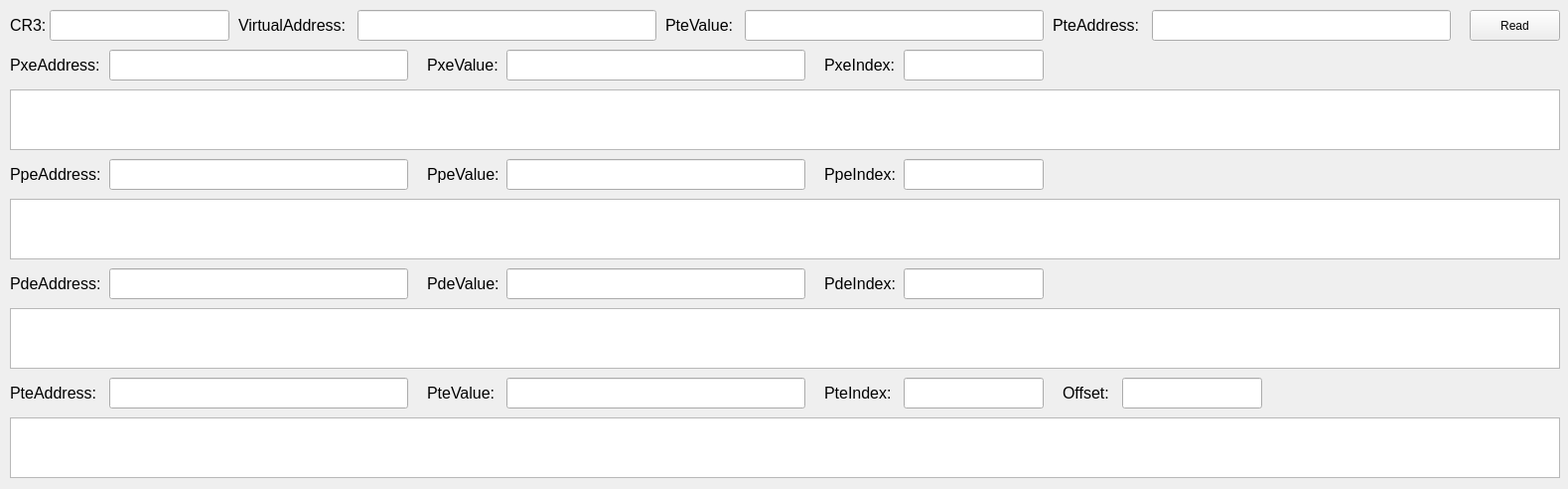
<?xml version="1.0" encoding="UTF-8"?>
<ui version="4.0">
 <class>Form_PageTable</class>
 <widget class="QWidget" name="Form_PageTable">
  <property name="geometry">
   <rect>
    <x>0</x>
    <y>0</y>
    <width>1579</width>
    <height>492</height>
   </rect>
  </property>
  <property name="contextMenuPolicy">
   <enum>Qt::ActionsContextMenu</enum>
  </property>
  <property name="windowTitle">
   <string>PageTable</string>
  </property>
  <widget class="QLabel" name="label">
   <property name="geometry">
    <rect>
     <x>240</x>
     <y>10</y>
     <width>111</width>
     <height>31</height>
    </rect>
   </property>
   <property name="font">
    <font>
     <pointsize>12</pointsize>
    </font>
   </property>
   <property name="text">
    <string>VirtualAddress:</string>
   </property>
  </widget>
  <widget class="QLineEdit" name="lineEdit">
   <property name="geometry">
    <rect>
     <x>360</x>
     <y>10</y>
     <width>301</width>
     <height>31</height>
    </rect>
   </property>
   <property name="font">
    <font>
     <pointsize>13</pointsize>
    </font>
   </property>
  </widget>
  <widget class="QLineEdit" name="lineEdit_2">
   <property name="geometry">
    <rect>
     <x>750</x>
     <y>10</y>
     <width>301</width>
     <height>31</height>
    </rect>
   </property>
   <property name="font">
    <font>
     <pointsize>13</pointsize>
    </font>
   </property>
  </widget>
  <widget class="QLabel" name="label_2">
   <property name="geometry">
    <rect>
     <x>670</x>
     <y>10</y>
     <width>71</width>
     <height>31</height>
    </rect>
   </property>
   <property name="font">
    <font>
     <pointsize>12</pointsize>
    </font>
   </property>
   <property name="text">
    <string>PteValue:</string>
   </property>
  </widget>
  <widget class="QLineEdit" name="lineEdit_3">
   <property name="geometry">
    <rect>
     <x>1160</x>
     <y>10</y>
     <width>301</width>
     <height>31</height>
    </rect>
   </property>
   <property name="font">
    <font>
     <pointsize>13</pointsize>
    </font>
   </property>
  </widget>
  <widget class="QLabel" name="label_3">
   <property name="geometry">
    <rect>
     <x>1060</x>
     <y>10</y>
     <width>101</width>
     <height>31</height>
    </rect>
   </property>
   <property name="font">
    <font>
     <pointsize>12</pointsize>
    </font>
   </property>
   <property name="text">
    <string>PteAddress:</string>
   </property>
  </widget>
  <widget class="QLabel" name="label_CR3">
   <property name="geometry">
    <rect>
     <x>10</x>
     <y>10</y>
     <width>61</width>
     <height>31</height>
    </rect>
   </property>
   <property name="font">
    <font>
     <pointsize>12</pointsize>
    </font>
   </property>
   <property name="contextMenuPolicy">
    <enum>Qt::ActionsContextMenu</enum>
   </property>
   <property name="text">
    <string>CR3:</string>
   </property>
  </widget>
  <widget class="QTableView" name="tableView_PXE">
   <property name="geometry">
    <rect>
     <x>10</x>
     <y>90</y>
     <width>1561</width>
     <height>61</height>
    </rect>
   </property>
  </widget>
  <widget class="QLineEdit" name="lineEdit_4">
   <property name="geometry">
    <rect>
     <x>50</x>
     <y>10</y>
     <width>181</width>
     <height>31</height>
    </rect>
   </property>
   <property name="font">
    <font>
     <pointsize>13</pointsize>
    </font>
   </property>
  </widget>
  <widget class="QTableView" name="tableView_PPE">
   <property name="geometry">
    <rect>
     <x>10</x>
     <y>200</y>
     <width>1561</width>
     <height>61</height>
    </rect>
   </property>
  </widget>
  <widget class="QTableView" name="tableView_PDE">
   <property name="geometry">
    <rect>
     <x>10</x>
     <y>310</y>
     <width>1561</width>
     <height>61</height>
    </rect>
   </property>
  </widget>
  <widget class="QTableView" name="tableView_PTE">
   <property name="geometry">
    <rect>
     <x>10</x>
     <y>420</y>
     <width>1561</width>
     <height>61</height>
    </rect>
   </property>
  </widget>
  <widget class="QPushButton" name="pushButton">
   <property name="geometry">
    <rect>
     <x>1480</x>
     <y>10</y>
     <width>91</width>
     <height>31</height>
    </rect>
   </property>
   <property name="text">
    <string>Read</string>
   </property>
  </widget>
  <widget class="QLabel" name="label_4">
   <property name="geometry">
    <rect>
     <x>10</x>
     <y>50</y>
     <width>101</width>
     <height>31</height>
    </rect>
   </property>
   <property name="font">
    <font>
     <pointsize>12</pointsize>
    </font>
   </property>
   <property name="text">
    <string>PxeAddress:</string>
   </property>
  </widget>
  <widget class="QLineEdit" name="lineEdit_pxe">
   <property name="geometry">
    <rect>
     <x>110</x>
     <y>50</y>
     <width>301</width>
     <height>31</height>
    </rect>
   </property>
   <property name="font">
    <font>
     <pointsize>13</pointsize>
    </font>
   </property>
  </widget>
  <widget class="QLineEdit" name="lineEdit_ppe">
   <property name="geometry">
    <rect>
     <x>110</x>
     <y>160</y>
     <width>301</width>
     <height>31</height>
    </rect>
   </property>
   <property name="font">
    <font>
     <pointsize>13</pointsize>
    </font>
   </property>
  </widget>
  <widget class="QLabel" name="label_5">
   <property name="geometry">
    <rect>
     <x>10</x>
     <y>160</y>
     <width>101</width>
     <height>31</height>
    </rect>
   </property>
   <property name="font">
    <font>
     <pointsize>12</pointsize>
    </font>
   </property>
   <property name="text">
    <string>PpeAddress:</string>
   </property>
  </widget>
  <widget class="QLineEdit" name="lineEdit_pde">
   <property name="geometry">
    <rect>
     <x>110</x>
     <y>270</y>
     <width>301</width>
     <height>31</height>
    </rect>
   </property>
   <property name="font">
    <font>
     <pointsize>13</pointsize>
    </font>
   </property>
  </widget>
  <widget class="QLabel" name="label_6">
   <property name="geometry">
    <rect>
     <x>10</x>
     <y>270</y>
     <width>101</width>
     <height>31</height>
    </rect>
   </property>
   <property name="font">
    <font>
     <pointsize>12</pointsize>
    </font>
   </property>
   <property name="text">
    <string>PdeAddress:</string>
   </property>
  </widget>
  <widget class="QLineEdit" name="lineEdit_pte">
   <property name="geometry">
    <rect>
     <x>110</x>
     <y>380</y>
     <width>301</width>
     <height>31</height>
    </rect>
   </property>
   <property name="font">
    <font>
     <pointsize>13</pointsize>
    </font>
   </property>
  </widget>
  <widget class="QLabel" name="label_7">
   <property name="geometry">
    <rect>
     <x>10</x>
     <y>380</y>
     <width>101</width>
     <height>31</height>
    </rect>
   </property>
   <property name="font">
    <font>
     <pointsize>12</pointsize>
    </font>
   </property>
   <property name="text">
    <string>PteAddress:</string>
   </property>
  </widget>
  <widget class="QLineEdit" name="lineEdit_ppe_2">
   <property name="geometry">
    <rect>
     <x>510</x>
     <y>160</y>
     <width>301</width>
     <height>31</height>
    </rect>
   </property>
   <property name="font">
    <font>
     <pointsize>13</pointsize>
    </font>
   </property>
  </widget>
  <widget class="QLineEdit" name="lineEdit_pxe_2">
   <property name="geometry">
    <rect>
     <x>510</x>
     <y>50</y>
     <width>301</width>
     <height>31</height>
    </rect>
   </property>
   <property name="font">
    <font>
     <pointsize>13</pointsize>
    </font>
   </property>
  </widget>
  <widget class="QLabel" name="label_8">
   <property name="geometry">
    <rect>
     <x>430</x>
     <y>380</y>
     <width>101</width>
     <height>31</height>
    </rect>
   </property>
   <property name="font">
    <font>
     <pointsize>12</pointsize>
    </font>
   </property>
   <property name="text">
    <string>PteValue:</string>
   </property>
  </widget>
  <widget class="QLineEdit" name="lineEdit_pte_2">
   <property name="geometry">
    <rect>
     <x>510</x>
     <y>380</y>
     <width>301</width>
     <height>31</height>
    </rect>
   </property>
   <property name="font">
    <font>
     <pointsize>13</pointsize>
    </font>
   </property>
  </widget>
  <widget class="QLabel" name="label_9">
   <property name="geometry">
    <rect>
     <x>430</x>
     <y>160</y>
     <width>101</width>
     <height>31</height>
    </rect>
   </property>
   <property name="font">
    <font>
     <pointsize>12</pointsize>
    </font>
   </property>
   <property name="text">
    <string>PpeValue:</string>
   </property>
  </widget>
  <widget class="QLabel" name="label_10">
   <property name="geometry">
    <rect>
     <x>430</x>
     <y>50</y>
     <width>101</width>
     <height>31</height>
    </rect>
   </property>
   <property name="font">
    <font>
     <pointsize>12</pointsize>
    </font>
   </property>
   <property name="text">
    <string>PxeValue:</string>
   </property>
  </widget>
  <widget class="QLineEdit" name="lineEdit_pde_2">
   <property name="geometry">
    <rect>
     <x>510</x>
     <y>270</y>
     <width>301</width>
     <height>31</height>
    </rect>
   </property>
   <property name="font">
    <font>
     <pointsize>13</pointsize>
    </font>
   </property>
  </widget>
  <widget class="QLabel" name="label_11">
   <property name="geometry">
    <rect>
     <x>430</x>
     <y>270</y>
     <width>101</width>
     <height>31</height>
    </rect>
   </property>
   <property name="font">
    <font>
     <pointsize>12</pointsize>
    </font>
   </property>
   <property name="text">
    <string>PdeValue:</string>
   </property>
  </widget>
  <widget class="QLabel" name="label_12">
   <property name="geometry">
    <rect>
     <x>830</x>
     <y>50</y>
     <width>101</width>
     <height>31</height>
    </rect>
   </property>
   <property name="font">
    <font>
     <pointsize>12</pointsize>
    </font>
   </property>
   <property name="text">
    <string>PxeIndex:</string>
   </property>
  </widget>
  <widget class="QLineEdit" name="lineEdit_pxe_Index">
   <property name="geometry">
    <rect>
     <x>910</x>
     <y>50</y>
     <width>141</width>
     <height>31</height>
    </rect>
   </property>
   <property name="font">
    <font>
     <pointsize>13</pointsize>
    </font>
   </property>
  </widget>
  <widget class="QLineEdit" name="lineEdit_ppe_Index">
   <property name="geometry">
    <rect>
     <x>910</x>
     <y>160</y>
     <width>141</width>
     <height>31</height>
    </rect>
   </property>
   <property name="font">
    <font>
     <pointsize>13</pointsize>
    </font>
   </property>
  </widget>
  <widget class="QLabel" name="label_13">
   <property name="geometry">
    <rect>
     <x>830</x>
     <y>160</y>
     <width>101</width>
     <height>31</height>
    </rect>
   </property>
   <property name="font">
    <font>
     <pointsize>12</pointsize>
    </font>
   </property>
   <property name="text">
    <string>PpeIndex:</string>
   </property>
  </widget>
  <widget class="QLabel" name="label_14">
   <property name="geometry">
    <rect>
     <x>830</x>
     <y>380</y>
     <width>101</width>
     <height>31</height>
    </rect>
   </property>
   <property name="font">
    <font>
     <pointsize>12</pointsize>
    </font>
   </property>
   <property name="text">
    <string>PteIndex:</string>
   </property>
  </widget>
  <widget class="QLineEdit" name="lineEdit_pte_Index">
   <property name="geometry">
    <rect>
     <x>910</x>
     <y>380</y>
     <width>141</width>
     <height>31</height>
    </rect>
   </property>
   <property name="font">
    <font>
     <pointsize>13</pointsize>
    </font>
   </property>
  </widget>
  <widget class="QLineEdit" name="lineEdit_pde_Index">
   <property name="geometry">
    <rect>
     <x>910</x>
     <y>270</y>
     <width>141</width>
     <height>31</height>
    </rect>
   </property>
   <property name="font">
    <font>
     <pointsize>13</pointsize>
    </font>
   </property>
  </widget>
  <widget class="QLabel" name="label_15">
   <property name="geometry">
    <rect>
     <x>830</x>
     <y>270</y>
     <width>101</width>
     <height>31</height>
    </rect>
   </property>
   <property name="font">
    <font>
     <pointsize>12</pointsize>
    </font>
   </property>
   <property name="text">
    <string>PdeIndex:</string>
   </property>
  </widget>
  <widget class="QLineEdit" name="lineEdit_offset">
   <property name="geometry">
    <rect>
     <x>1130</x>
     <y>380</y>
     <width>141</width>
     <height>31</height>
    </rect>
   </property>
   <property name="font">
    <font>
     <pointsize>13</pointsize>
    </font>
   </property>
  </widget>
  <widget class="QLabel" name="label_16">
   <property name="geometry">
    <rect>
     <x>1070</x>
     <y>380</y>
     <width>61</width>
     <height>31</height>
    </rect>
   </property>
   <property name="font">
    <font>
     <pointsize>12</pointsize>
    </font>
   </property>
   <property name="text">
    <string>Offset:</string>
   </property>
  </widget>
 </widget>
 <resources/>
 <connections/>
</ui>
